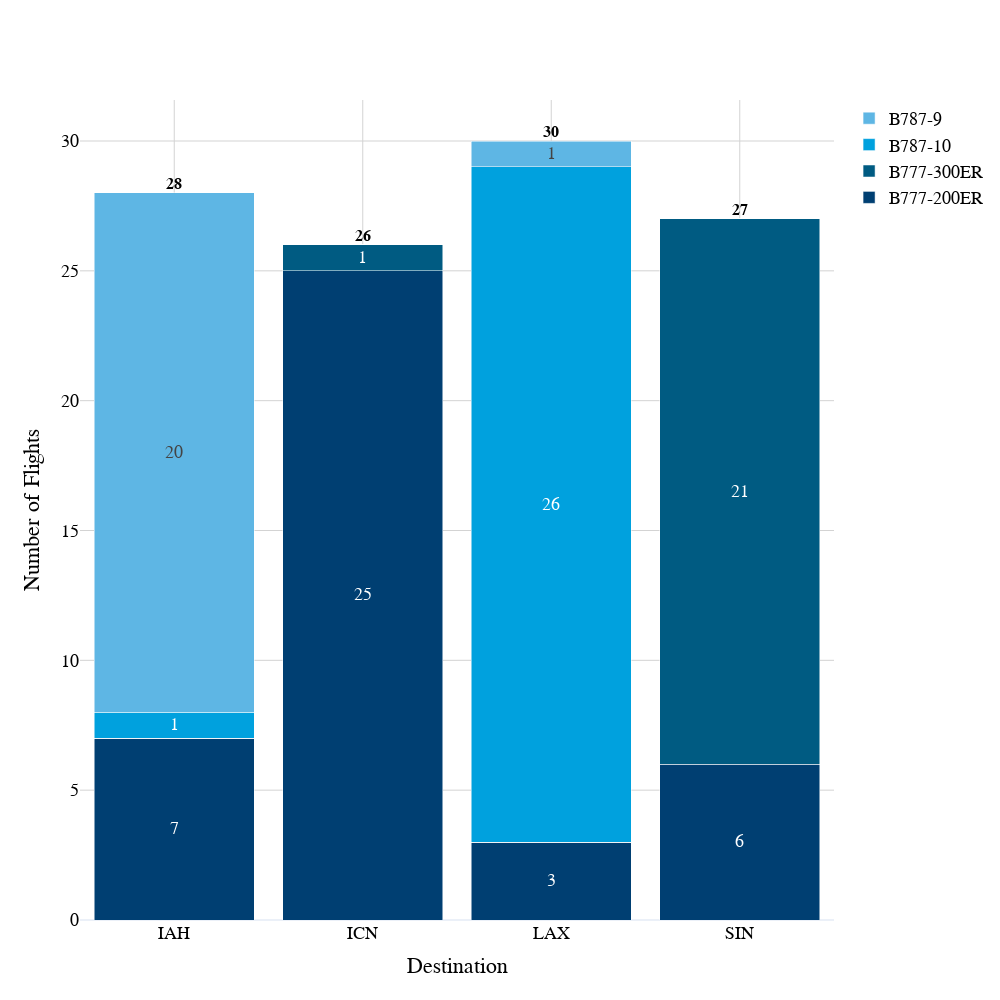

The notebook cell saved with this chart:
### Code cell
grouped_data = combined_results_MAC.copy()

flight_to_airport = {
    'KL601': 'LAX',
    'KL661': 'IAH',
    'KL835': 'SIN',
    'KL855': 'ICN'
}

aircraft_types = {
    '77W': 'B777-300ER',
    '789': 'B787-9',
    '781': 'B787-10',
    '772': 'B777-200ER'
}
grouped_data['Flight Number'] = grouped_data['Flight Number'].map(flight_to_airport)
grouped_data['Aircraft Type'] = grouped_data['Aircraft Type'].map(aircraft_types)


grouped_data = grouped_data[:-1].groupby(['Flight Number', 'Aircraft Type']).size().unstack(fill_value=0)
data_for_plotly = grouped_data.reset_index()
fig = go.Figure()


for col, color in zip(grouped_data.columns, colors):
    fig.add_trace(go.Bar(
        x=data_for_plotly['Flight Number'],
        y=data_for_plotly[col],
        name=col,
        marker_color=color,
        text=data_for_plotly[col],
        textposition='inside',
        insidetextanchor='middle'
    ))


totals = grouped_data.sum(axis=1)
fig.add_trace(go.Scatter(
    x=grouped_data.index,
    y=totals,
    mode='text',
    text=totals,
    textposition='top center',
    showlegend=False,
    textfont=dict(weight='bold', size=16)
))


fig.update_layout(
    barmode='stack',
    xaxis_title='Destination',
    yaxis_title='Number of Flights',
    template='plotly_white',  
    plot_bgcolor='white', 
    paper_bgcolor='white', 
    font=dict(family='Arial, sans-serif', size=18, color='black'),
    height=1000,
    width=1000,  
    bargap=0.15  
)


fig.update_xaxes(showgrid=True, gridwidth=1, gridcolor='LightGrey')
fig.update_yaxes(showgrid=True, gridwidth=1, gridcolor='LightGrey')
fig.show()

### Figure 1 — Plotly figure (JSON) as saved in the notebook; plotly's stock layout.template omitted (floating-point values rounded to 4 significant figures)
{"data": [{"insidetextanchor": "middle", "marker": {"color": "#003F72"}, "name": "B777-200ER", "text": [7, 25, 3, 6], "textposition": "inside", "type": "bar", "x": ["IAH", "ICN", "LAX", "SIN"], "y": [7, 25, 3, 6]}, {"insidetextanchor": "middle", "marker": {"color": "#005B82"}, "name": "B777-300ER", "text": [0, 1, 0, 21], "textposition": "inside", "type": "bar", "x": ["IAH", "ICN", "LAX", "SIN"], "y": [0, 1, 0, 21]}, {"insidetextanchor": "middle", "marker": {"color": "#00A1DE"}, "name": "B787-10", "text": [1, 0, 26, 0], "textposition": "inside", "type": "bar", "x": ["IAH", "ICN", "LAX", "SIN"], "y": [1, 0, 26, 0]}, {"insidetextanchor": "middle", "marker": {"color": "#5EB6E4"}, "name": "B787-9", "text": [20, 0, 1, 0], "textposition": "inside", "type": "bar", "x": ["IAH", "ICN", "LAX", "SIN"], "y": [20, 0, 1, 0]}, {"mode": "text", "showlegend": false, "text": [28, 26, 30, 27], "textfont": {"size": 16, "weight": "bold"}, "textposition": "top center", "type": "scatter", "x": ["IAH", "ICN", "LAX", "SIN"], "y": [28, 26, 30, 27]}], "layout": {"bargap": 0.15, "barmode": "stack", "font": {"color": "black", "family": "Arial, sans-serif", "size": 18}, "height": 1000, "paper_bgcolor": "white", "plot_bgcolor": "white", "width": 1000, "xaxis": {"gridcolor": "LightGrey", "gridwidth": 1, "showgrid": true, "title": {"text": "Destination"}}, "yaxis": {"gridcolor": "LightGrey", "gridwidth": 1, "showgrid": true, "title": {"text": "Number of Flights"}}}}
